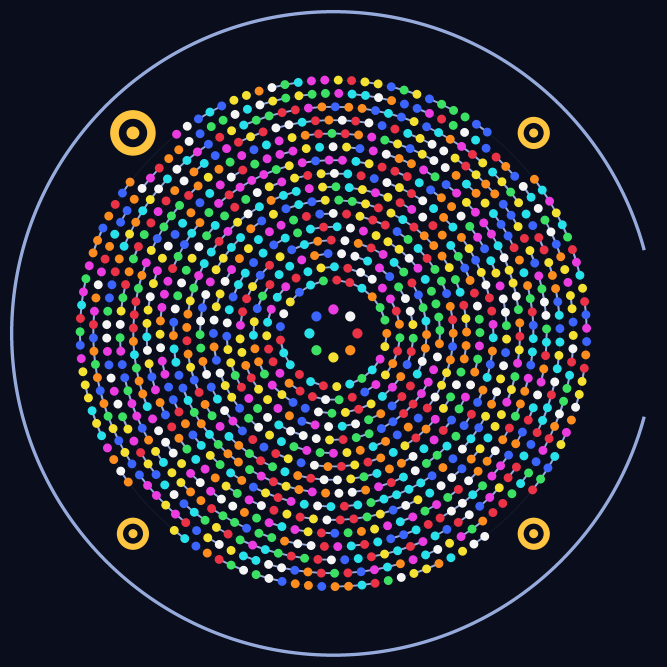
#> input picture orbitcode/samples/sample_colour.png, 2000 x 2000 px (shown at 1/3 size)
$ python -i mono.py   (imports and definitions only)
#> lines starting #> are read from the running program, lines starting #| are printed output that depends on the picture; after the words box and inside, x2 and y2 are one past the last pixel; in counts of white or black regions, pixels touching at a corner belong together
"""Orbit Code (print-safe): circular grey-level + graph code, black ink on white paper.

Pipeline  encode: data -> zlib -> header+CRC -> whiten -> LDPC -> interleave
                  -> 3 bits/node colour (8 colours, Gray) + 1 bit/edge (ring link)
          decode: find 4 anchors -> homography -> Lab soft colour LLRs
                  + Dijkstra edge reading -> sum LLRs over frames
                  -> deinterleave -> LDPC min-sum belief propagation -> CRC
"""
import heapq, math, struct, zlib
from functools import lru_cache
import cv2, numpy as np
from PIL import Image, ImageDraw

S, C = 1000, 500.0                      # canonical canvas
PITCH, NODE_R, R0, R1 = 20, 6.5, 80, 380
ANCH_R, ANCH_S, ANCH_B = 425, 24, 34    # anchor orbit radius, small / big radius
TONES = [0, 70, 140, 210]              # ink grey levels (0 = black); paper = white
GRAY = [s ^ (s >> 1) for s in range(4)]
SYM_OF = {g: s for s, g in enumerate(GRAY)}
BITS = np.array([[(GRAY[s] >> b) & 1 for b in (1, 0)] for s in range(4)])
# big anchor = top-left, then clockwise
ANCHORS = [(C + ANCH_R * math.cos(math.radians(a)), C + ANCH_R * math.sin(math.radians(a)))
           for a in (225, 315, 45, 135)]
CAL = [(C + 36 * math.cos(k * math.pi / 4), C + 36 * math.sin(k * math.pi / 4)) for k in range(8)]


# ---------------------------------------------------------------- layout (graph)
# [16 lines left out: function layout, not called in this run]


# ---------------------------------------------------------------- LDPC
class LDPC:
    # [66 lines left out: functions __init__, encode, decode, codec, not called in this run]


@lru_cache(None)
def perm(n):
    return np.random.default_rng(5).permutation(n)       # interleaver


def capacity():
    return codec().k // 8 - 7        # bytes, worst case (incompressible data)


# ---------------------------------------------------------------- message
def whiten(k):
    return np.random.default_rng(99).integers(0, 2, k, dtype=np.uint8)


# [53 lines left out: functions pack, unpack, encode, render, not called in this run]


# ---------------------------------------------------------------- detector
def flatfield(gray, k):
    """Divide out uneven light: paper level = blurred local maximum (k = window)."""
    g = gray.astype(np.float32)
    bg = cv2.GaussianBlur(cv2.dilate(g, cv2.getStructuringElement(cv2.MORPH_ELLIPSE, (k, k))), (0, 0), k / 3)
    return np.clip(g / np.maximum(bg, 1), 0, 1.2)


def find_anchors(img):
    gray = cv2.cvtColor(img, cv2.COLOR_BGR2GRAY)
    ink = np.clip((1 - flatfield(gray, int(min(gray.shape) / 12) | 1)) * 255, 0, 255).astype(np.uint8)
    _, bw = cv2.threshold(ink, 0, 255, cv2.THRESH_BINARY + cv2.THRESH_OTSU)
    cs, _ = cv2.findContours(bw, cv2.RETR_EXTERNAL, cv2.CHAIN_APPROX_SIMPLE)
    cand = []
    for c in cs:
        A, P = cv2.contourArea(c), cv2.arcLength(c, True)
        if A < 30 or P == 0 or 4 * math.pi * A / P ** 2 < 0.7:
            continue
        M = cv2.moments(c)
        cand.append((A, M["m10"] / M["m00"], M["m01"] / M["m00"]))
    a = sorted(cand, reverse=True)[:4]
    if len(a) < 4 or not 1.3 < a[0][0] / np.mean([x[0] for x in a[1:]]) < 3.2:
        raise ValueError("Anchors not found. Make sure the whole code is visible.")
    cx, cy = np.mean([x[1] for x in a]), np.mean([x[2] for x in a])
    ang = lambda x: math.atan2(x[2] - cy, x[1] - cx)
    rest = sorted(a[1:], key=lambda x: (ang(x) - ang(a[0])) % (2 * math.pi))
    return np.float32([(x[1], x[2]) for x in [a[0]] + rest])


def rectify(img):
    H = cv2.getPerspectiveTransform(find_anchors(img), np.float32(ANCHORS))
    return cv2.warpPerspective(img, H, (S, S), flags=cv2.INTER_CUBIC, borderValue=(255, 255, 255))


# [67 lines left out: functions edge_strength, read_llr, decode_images, not called in this run]

>>> import cv2
>>> picture = cv2.imread('../../samples/sample_colour.png')
#> picture is the input picture: shape (2000, 2000, 3); mean B, G, R 52.2, 42.1, 40.7
>>> result = rectify(picture)
#> in find_anchors, `gray = cv2.cvtColor(img, cv2.COLOR_BGR2GRAY)`:
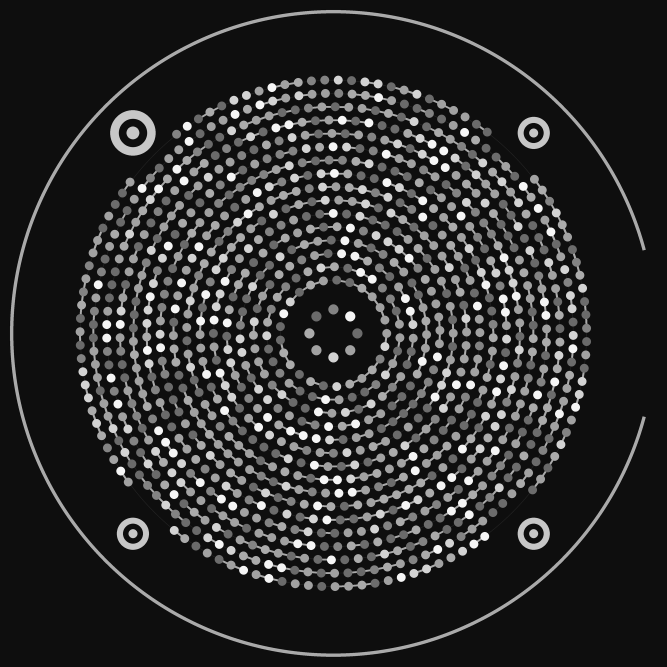
#> gray: shape (2000, 2000) (shown at 1/3 size); min 0, max 255, mean 42.6
#> in flatfield, `bg = cv2.GaussianBlur(cv2.dilate(g, cv2.getStructuringElement(cv2.MORP..`:
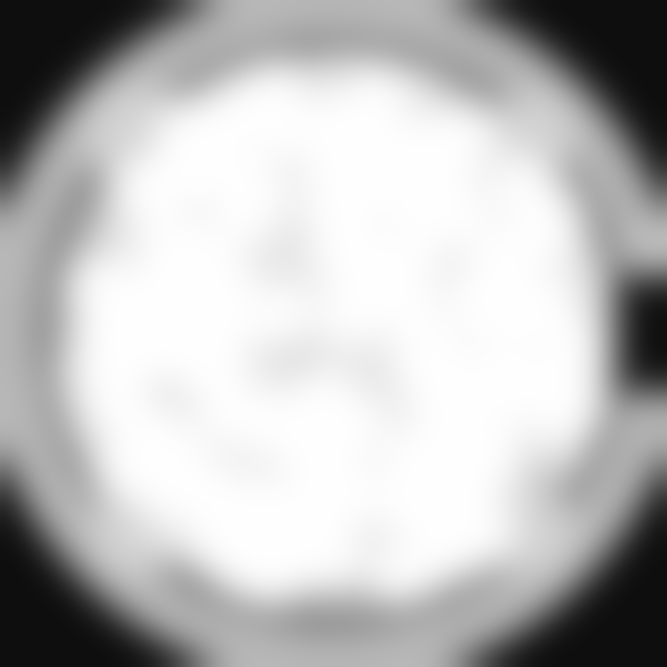
#> bg: shape (2000, 2000) float32 (shown at 1/3 size); min 14, max 255, mean 188.8
#> in flatfield, `return np.clip(g / np.maximum(bg, 1), 0, 1.2)`:
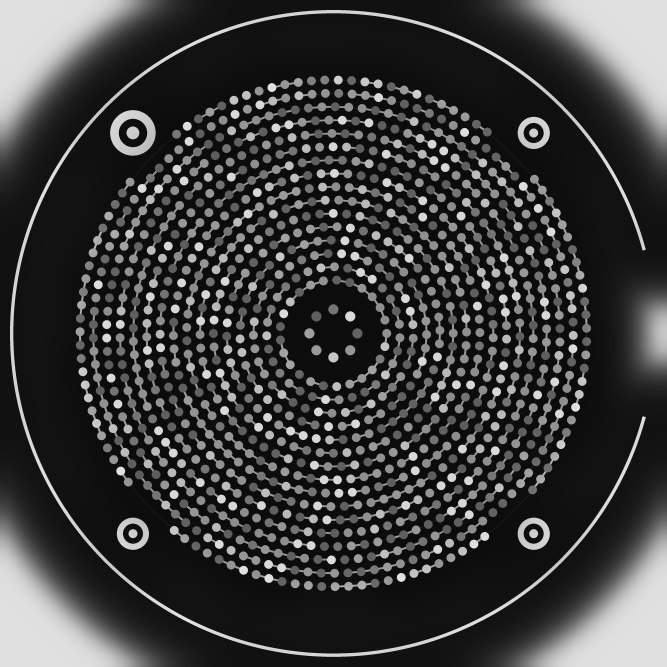
#> returned value: shape (2000, 2000) float32 (shown at 1/3 size); min 0, max 1.14, mean 0.273; drawn with min black and max white
#> in find_anchors, `ink = np.clip((1 - flatfield(gray, int(min(gray.shape) / 12) | 1)) * 2..`:
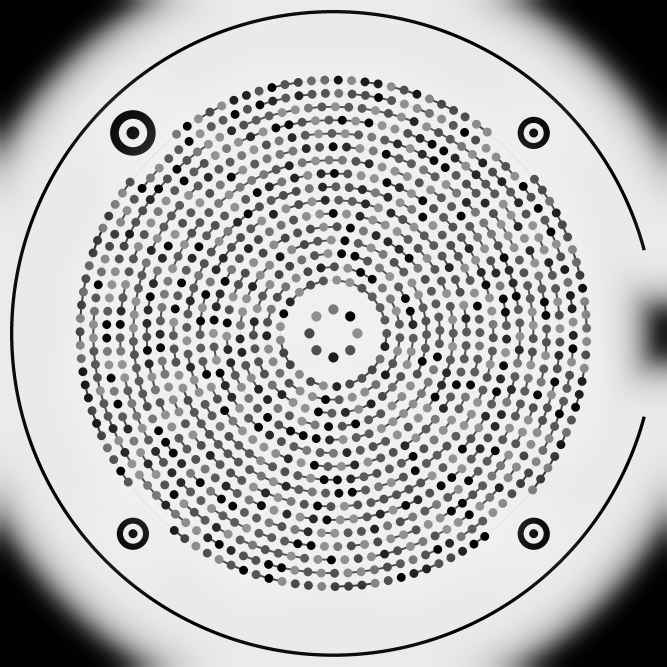
#> ink: shape (2000, 2000) (shown at 1/3 size); min 0, max 255, mean 184.7
#> in find_anchors, `_, bw = cv2.threshold(ink, 0, 255, cv2.THRESH_BINARY + cv2.THRESH_OTSU)`:
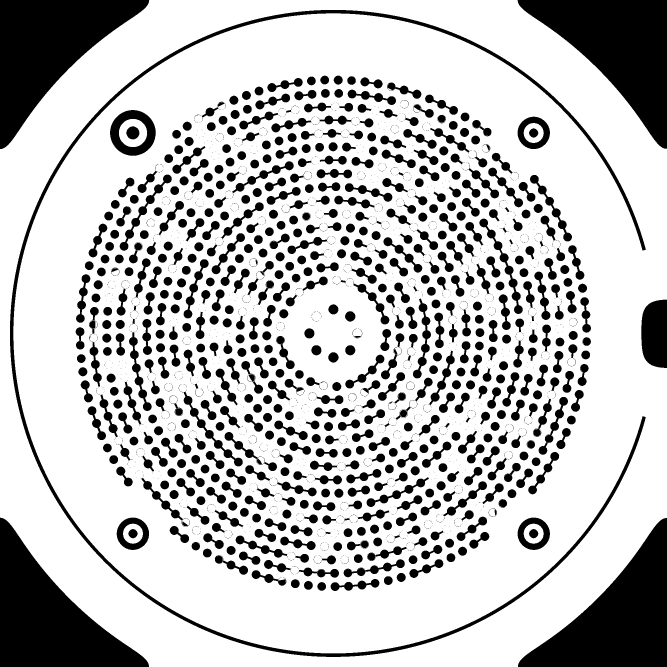
#> bw: shape (2000, 2000) (shown at 1/3 size); 74.6% white; 3299 black regions (2678 under 20 px)
#> in find_anchors, `cs, _ = cv2.findContours(bw, cv2.RETR_EXTERNAL, cv2.CHAIN_APPROX_SIMPLE)`: cs = 1 contour; box (x1, y1, x2, y2) and area: (0, 0, 2000, 2000) 3610074
#> the loop in find_anchors, `for c in cs:` made 1 pass
#> (A, P) on pass 1: (3610073.5, 7193.8)
#> after the loop in find_anchors, `for c in cs:`: cand = [(3610073.5, 995.9, 999.6)]
#> (the run stopped early here; a loop or call above may not have finished)
